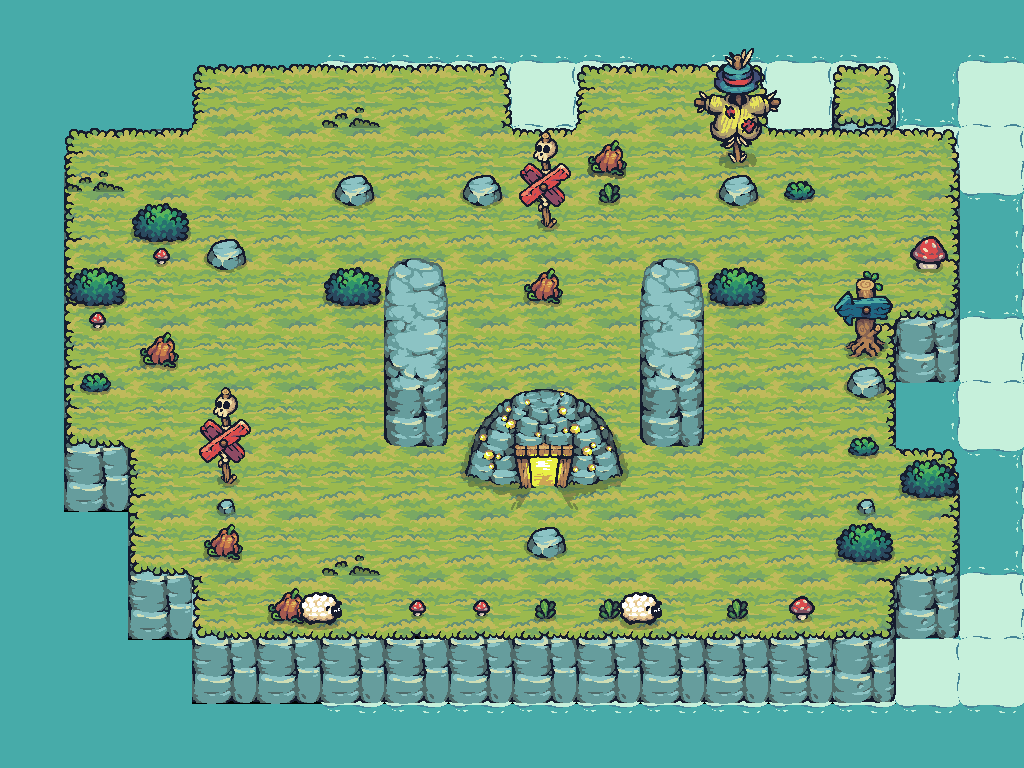

A level layout from a 2D game, rendered from its tile map. Below: a short description, then the map file with tile-grid data replaced by summaries:
An orthogonal 16x12 tile map with 64x64 px tiles, 11 tile layers (Water, Foam, layerforedge, new game bg, ...), 24 tilesets and 34 objects (21x Block, 6x Tree, 3x Barrel, AntiPlayerCheckpoint, PlayerCheckpoint, ...).

<map version="1.10" tiledversion="1.11.0" orientation="orthogonal" renderorder="right-down" width="16" height="12" tilewidth="64" tileheight="64" infinite="0" nextlayerid="28" nextobjectid="11">
<properties>
  <property name="Star1" type="int" value="62" />
  <property name="Star2" type="int" value="70" />
  <property name="Star3" type="int" value="75" />
 </properties>
 <tileset firstgid="1" source="Terrain.tsx" />
 <tileset firstgid="41" source="Castle_Red.tsx" />
 <tileset firstgid="61" source="Tree.tsx" />
 <tileset firstgid="169" source="17.tsx" />
 <tileset firstgid="171" source="Tower_Blue.tsx" />
 <tileset firstgid="179" source="01.tsx" />
 <tileset firstgid="180" source="06.tsx" />
 <tileset firstgid="181" source="18.tsx" />
 <tileset firstgid="190" source="09.tsx" />
 <tileset firstgid="191" source="12.tsx" />
 <tileset firstgid="192" source="16.tsx" />
 <tileset firstgid="194" source="Castle_Destroyed.tsx" />
 <tileset firstgid="214" source="HappySheep_Idle.tsx" />
 <tileset firstgid="222" source="Tree_192.tsx" />
 <tileset firstgid="234" source="Water.tsx" />
 <tileset firstgid="235" source="Foam_192.tsx" />
 <tileset firstgid="243" source="Tilemap_Elevation.tsx" />
 <tileset firstgid="275" source="02.tsx" />
 <tileset firstgid="276" source="03.tsx" />
 <tileset firstgid="277" source="04.tsx" />
 <tileset firstgid="278" source="07.tsx" />
 <tileset firstgid="279" source="10.tsx" />
 <tileset firstgid="280" source="TX Props.tsx" />
 <tileset firstgid="344" source="GoldMine_Active.tsx" />
 <group id="26" name="Common">
  <layer id="13" name="Water" width="16" height="12">
   <data>[192 cells, 88 non-empty, 1 distinct tile ids]</data>
  </layer>
  <layer id="14" name="Foam" width="16" height="12" offsetx="128" offsety="0">
   <data>[192 cells, 44 non-empty, 1 distinct tile ids]</data>
  </layer>
  <layer id="19" name="layerforedge" width="16" height="12">
   <data>[192 cells, 30 non-empty, 11 distinct tile ids]</data>
  </layer>
  <layer id="15" name="new game bg" width="16" height="12">
   <data>[192 cells, 128 non-empty, 12 distinct tile ids]</data>
  </layer>
  <layer id="24" name="eat" width="16" height="12">
   <data>[192 cells, 5 non-empty, 3 distinct tile ids]</data>
  </layer>
  <layer id="27" name="grass" width="16" height="12">
   <data>[192 cells, 3 non-empty, 1 distinct tile ids]</data>
  </layer>
  <layer id="17" name="props" width="16" height="12" offsetx="0" offsety="32">
   <data>[192 cells, 17 non-empty, 7 distinct tile ids]</data>
  </layer>
  <layer id="18" name="propsLayer2" width="16" height="12">
   <data>[192 cells, 15 non-empty, 12 distinct tile ids]</data>
  </layer>
  <objectgroup id="21" name="TreesOutSideGameGrid" class="TreesOutSideGameGrid">
   <object id="3" name="Tree" type="Tree" x="192" y="128" width="64" height="64" />
   <object id="5" name="Tree" type="Tree" x="256" y="128" width="64" height="64" />
   <object id="6" name="Tree" type="Tree" x="384" y="128" width="64" height="64" />
   <object id="7" name="Tree" type="Tree" x="832" y="192" width="64" height="64" />
   <object id="8" name="Tree" type="Tree" x="640" y="128" width="64" height="64" />
   <object id="9" name="Tree" type="Tree" x="192" y="320" width="64" height="64" />
  </objectgroup>
  <layer id="22" name="AheadOfTreesProps" width="16" height="12">
   <data>[192 cells, 6 non-empty, 6 distinct tile ids]</data>
  </layer>
  <objectgroup id="30" name="CollisionblocksForGrid">
   <object id="101" name="Block" type="Block" x="256" y="128" width="576" height="64" />
   <object id="102" name="Block" type="Block" x="256" y="576" width="576" height="64" />
   <object id="103" name="Block" type="Block" x="192" y="192" width="64" height="384" />
   <object id="104" name="Block" type="Block" x="831" y="192" width="64" height="384" />
  </objectgroup>
  <layer id="25" name="BottomEdge" width="16" height="12">
   <data>[192 cells, 2 non-empty, 1 distinct tile ids]</data>
  </layer>
 </group>
 <layer id="13" name="CollisonblockTileLayer" width="16" height="12">
  <data>[192 cells, 18 non-empty, 14 distinct tile ids]</data>
 </layer>
 <objectgroup id="5" name="Collisionblocks">
  <object id="1" name="Block" type="Block" x="512" y="192" width="64" height="64" />
  <object id="2" name="Block" type="Block" x="320" y="256" width="64" height="64" />
  <object id="3" name="Block" type="Block" x="384" y="256" width="64" height="64" />
  <object id="4" name="Block" type="Block" x="512" y="256" width="64" height="64" />
  <object id="5" name="Block" type="Block" x="640" y="256" width="64" height="64" />
  <object id="6" name="Block" type="Block" x="704" y="256" width="64" height="64" />
  <object id="8" name="Block" type="Block" x="384" y="320" width="64" height="64" />
  <object id="9" name="Block" type="Block" x="640" y="320" width="64" height="64" />
  <object id="10" name="Block" type="Block" x="384" y="384" width="64" height="64" />
  <object id="11" name="Block" type="Block" x="448" y="384" width="64" height="64" />
  <object id="12" name="Block" type="Block" x="512" y="384" width="64" height="64" />
  <object id="13" name="Block" type="Block" x="576" y="384" width="64" height="64" />
  <object id="14" name="Block" type="Block" x="640" y="384" width="64" height="64" />
  <object id="16" name="Block" type="Block" x="448" y="448" width="64" height="64" />
  <object id="17" name="Block" type="Block" x="512" y="448" width="64" height="64" />
  <object id="18" name="Block" type="Block" x="576" y="448" width="64" height="64" />
  <object id="21" name="Block" type="Block" x="512" y="512" width="64" height="64" />
 </objectgroup>
 <objectgroup id="6" name="Checkpoints">
  <object id="20" name="AntiPlayerCheckpoint" type="AntiPlayerCheckpoint" x="256" y="512" width="64" height="64" />
  <object id="22" name="PlayerCheckpoint" type="PlayerCheckpoint" x="768" y="512" width="64" height="64" />
 </objectgroup>
 <objectgroup id="7" name="Spawnpoints">
  <object id="7" name="Barrel" type="Barrel" x="320" y="320" width="64" height="64" />
  <object id="15" name="Barrel" type="Barrel" x="256" y="448" width="64" height="64" />
  <object id="19" name="Barrel" type="Barrel" x="768" y="448" width="64" height="64" />
  <object id="20" name="Player" type="Player" x="256" y="512" width="64" height="64" />
  <object id="22" name="AntiPlayer" type="AntiPlayer" x="768" y="512" width="64" height="64" />
 </objectgroup>
</map>
